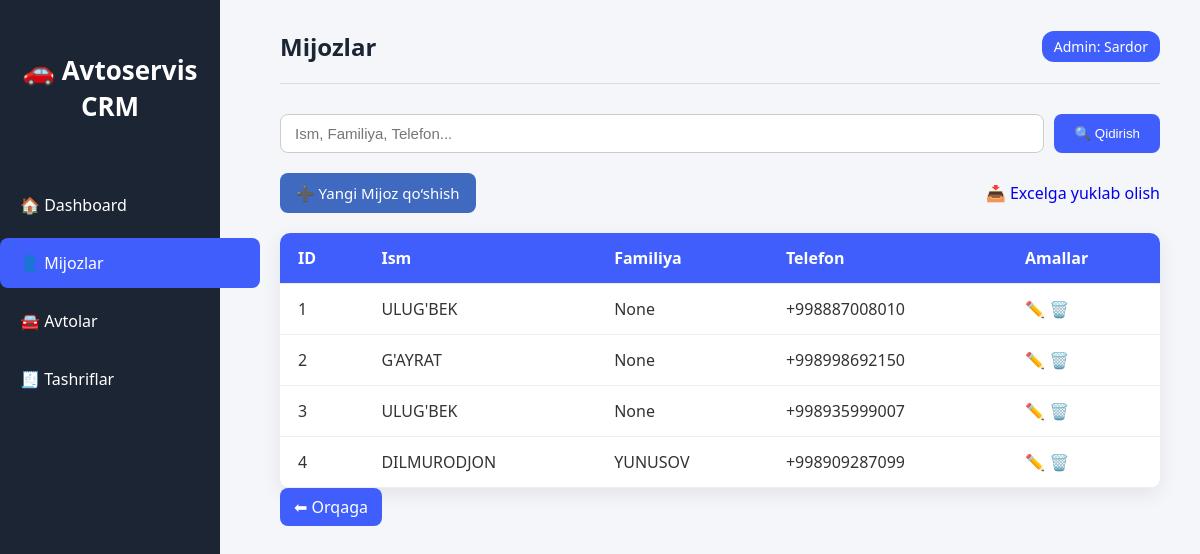
/mijoz/, run on the app's committed database.
### home/models.py (models this page shows, shortened)
class Mijoz(models.Model):
    telefon_raqami = models.CharField(max_length=13, unique=True, blank=True, null=True)
    ism = models.CharField(max_length=100, blank=True, null=True)
    familiya = models.CharField(max_length=100, blank=True, null=True)
    class Meta:
        managed = False
        db_table = 'Mijoz'

### home/views.py (the view)
# urls.py: path('mijoz/', views.mijoz_list, name='mijoz_list'),
def mijoz_list(request):
    search_query = request.GET.get('q', '')
    if search_query:
        mijozlar = Mijoz.objects.filter(
            Q(ism__icontains=search_query) |
            Q(familiya__icontains=search_query) |
            Q(telefon_raqami__icontains=search_query)
        )
    else:
        mijozlar = Mijoz.objects.all()
    context = {'mijozlar': mijozlar, 'search_query': search_query}
    return render(request, 'mijoz_list.html', context)

### templates/mijoz_list.html (shortened to what this page needs)
{% load static %}
<!DOCTYPE html>
<html lang="uz">
<head>
  <link rel="stylesheet" href="{% static 'style.css' %}">
</head>
<body>
  <aside class="sidebar">
    <h2>🚗 Avtoservis CRM</h2>
    <ul>
      <li><a href="{% url 'home' %}">🏠 Dashboard</a></li>
      <li class="active">👤 Mijozlar</li>
      <li><a href="{% url 'avto_list' %}">🚘 Avtolar</a></li>
      <li><a href="{% url 'tashrif_list' %}">🧾 Tashriflar</a></li>
    </ul>
  </aside>
  <div class="container">
    <div class="navbar">
      <h3>Mijozlar</h3>
      <span class="admin">Admin: Sardor</span>
    </div>
    <form method="GET" class="search-box">
      <input type="text" name="q" placeholder="Ism, Familiya, Telefon..." value="{{ search_query }}">
      <button type="submit">🔍 Qidirish</button>
    </form>
    <div class="actions">
      <a href="{% url 'mijoz_create' %}" class="btn-add">➕ Yangi Mijoz qo‘shish</a>
      <a href="{% url 'export_mijoz_excel' %}" class="btn btn-success">
    📥 Excelga yuklab olish
</a>
    </div>
    <table>
      <thead>
        <tr>
          <th>ID</th>
          <th>Ism</th>
          <th>Familiya</th>
          <th>Telefon</th>
          <th>Amallar</th>
        </tr>
      </thead>
      <tbody>
        {% for mijoz in mijozlar %}
        <tr>
          <td>{{ mijoz.id }}</td>
          <td>{{ mijoz.ism }}</td>
          <td>{{ mijoz.familiya }}</td>
          <td>{{ mijoz.telefon_raqami }}</td>
          <td>
            <a href="{% url 'mijoz_edit' mijoz.id %}">✏️</a>
            <a href="{% url 'mijoz_delete' mijoz.id %}">🗑️</a>
          </td>
        </tr>
        {% empty %}
        <tr>
          <td colspan="5" style="text-align:center;">Hech qanday mijoz topilmadi</td>
        </tr>
        {% endfor %}
      </tbody>
    </table>
    <a href="{% url 'home' %}" class="back-link">⬅ Orqaga</a>
  </div>
</body>
</html>

### static/style.css (style rules this page uses)
body { margin:0; padding:0; font-family: 'Segoe UI', Tahoma, Geneva, Verdana, sans-serif; background: #f5f6fa; color: #333; }
a { text-decoration: none; }
.sidebar { position: fixed; left: 0; top: 0; width: 220px; height: 100%; background-color: #1c2533; color: #fff; padding-top: 30px; display: flex; flex-direction: column; align-items: center; }
.sidebar h2 { text-align: center; font-size: 26px; margin-bottom: 40px; font-weight: bold; color: #fff; }
.sidebar ul { list-style: none; padding: 0; width: 100%; }
.sidebar ul li { width: 100%; margin-bottom: 8px; }
.sidebar ul li a, .sidebar ul li.active { display: block; padding: 14px 20px; color: white; border-radius: 8px; font-weight: 500; transition: 0.3s; }
.sidebar ul li.active, .sidebar ul li a:hover { background-color: #3f5efb; }
.container { margin-left: 240px; padding: 30px 40px; }
h2 { color: #1c2533; margin-bottom: 20px; font-weight: bold; }
.navbar { display: flex; justify-content: space-between; align-items: center; padding-bottom: 20px; border-bottom: 1px solid #ddd; margin-bottom: 30px; }
.navbar h3 { margin: 0; font-size: 24px; color: #1c2533; }
.navbar .admin { font-size: 14px; color: #fff; background: #3f5efb; padding: 6px 12px; border-radius: 12px; font-weight: 500; }
.search-box { margin-bottom: 20px; display: flex; gap: 10px; }
.search-box input[type="text"], .search-box input[type="date"], .search-box input[type="number"], .search-box textarea { flex: 1; padding: 10px 14px; border-radius: 8px; border: 1px solid #ccc; font-size: 15px; transition: all 0.3s ease; }
.search-box button { padding: 10px 20px; background: #3f5efb; color: #fff; border: none; border-radius: 8px; cursor: pointer; transition: all 0.3s ease; font-weight: 500; }
table { width: 100%; border-collapse: collapse; background: #fff; border-radius: 12px; overflow: hidden; box-shadow: 0 6px 20px rgba(0,0,0,0.08); }
table th, table td { padding: 14px 18px; text-align: left; border-bottom: 1px solid #eee; }
table th { background: #3f5efb; color: #fff; font-weight: 600; }
.back-link { display: inline-block; margin-bottom: 20px; padding: 8px 14px; background: #3f5efb; color: #fff; border-radius: 8px; transition: all 0.3s ease; }

### templates/mijoz_list.html (style rules this page uses)
.actions { display: flex; justify-content: space-between; align-items: center; margin: 20px 0; }
.btn-add, .btn-excel { display: inline-block; padding: 10px 16px; border-radius: 8px; text-decoration: none; font-weight: 500; font-size: 15px; transition: 0.3s; }
.btn-add { background-color: #406abf; color: white; }
table { width: 100%; border-collapse: collapse; margin-top: 15px; background: #fff; border-radius: 10px; overflow: hidden; }
th, td { padding: 12px 15px; text-align: left; border-bottom: 1px solid #ddd; }
th { background-color: #f0f4ff; font-weight: 600; }

### data on the page
Mijoz: id "1", ism "ULUG'BEK", familiya "None", telefon_raqami "+998887008010"
Mijoz: id "2", ism "G'AYRAT", familiya "None", telefon_raqami "+998998692150"
Mijoz: id "3", ism "ULUG'BEK", familiya "None", telefon_raqami "+998935999007"
Mijoz: id "4", ism "DILMURODJON", familiya "YUNUSOV", telefon_raqami "+998909287099"
